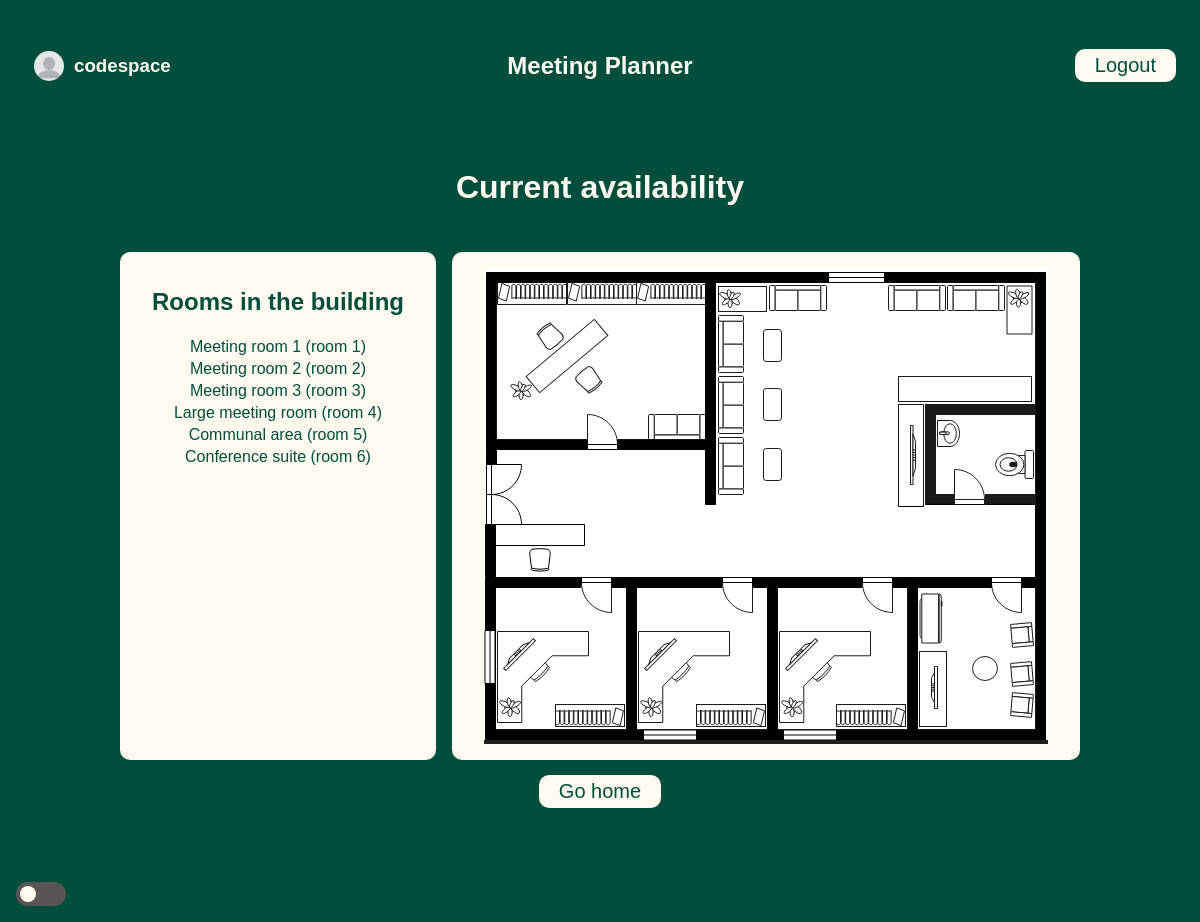
Page /meetings/rooms (signed in) on the committed database.
### meetings/models.py (models this page shows)
class Room(models.Model):
    name = models.CharField(max_length=50)
    floor = models.IntegerField()
    room_number = models.IntegerField()
    def __str__(self):
        return f"{self.name} (room  {self.room_number})"

### meetings/views.py (the view)
# urls.py: path("rooms", views.rooms_list, name="rooms"),
@login_required
def rooms_list(request):
    return render(request, "meetings/rooms.html", {"rooms": Room.objects.all()})

### templates/meetings/rooms.html (shortened to what this page needs)
{% extends "base.html" %}
{% load static %}
{% block extra_scripts %}
<link rel="stylesheet" href="{% static 'website/rooms.css' %}">
{% endblock %}
{% block content%}
<h1>Current availability</h1>
<div class="card">
    <div class="item rooms">
        <h2>Rooms in the building</h2>
        {% for room in rooms %}
        <p>{{room}}</p>
        {% endfor %}
    </div>
    <div class="item floorplan">
        <img src="{% static 'website/floorplan.png' %}" id="floorplan" alt="Flooplan" width="564" height="476">
    </div>
</div>
<p class="actions"><a href="{% url 'welcome' %}">Go home</a></p>
{%endblock%}

### templates/base.html (shortened to what this page needs)
{% load static %}
<!DOCTYPE html>
<html lang="en">
<head>
    <link rel="stylesheet" href="{% static 'website/style.css' %}">
</head>
{% block extra_scripts %}{% endblock %}
<body>
    {% if user.is_authenticated %}
    <nav class="header">
        <div class="name">
            <img src="{% static 'website/profile.jpg' %}" id="profile" alt="Profile icon">
            <h3>{{user.get_username}}</h3>
        </div>
        <h1 style="padding:0.5rem"> Meeting Planner</h1>
        <form method="post" action="{%url 'logout'%}">
            <button type="submit">Logout</button>
        </form>
    </nav>
    {%endif%}
    <div class="content">
        {% block content %}
        {% endblock%}
    </div>
    <div id="footer">
        <h1></h1>
    </div>
    <div id="mode">
        <label class="switch" for="darklight">
            <span class="slider round"></span>
        </label>
    </div>
</body>
</html>

### website/static/website/style.css (style rules this page uses)
:root { --main: #014e3c; --button: #cfe0d0; --light: #fffaf0; --dark: #206c5e; }
body { font-family:'Franklin Gothic Medium', 'Arial Narrow', Arial, sans-serif; color: var(--light); background-color: var(--main); margin: 0; display:flex; flex-direction: column; min-height: 100dvh; }
button { background-color: var(--light); border: none; color: var(--main); border-radius: 10px; padding: 5px 20px; font-size: 20px; }
h1 { padding: 1rem; }
a { text-decoration: none; font-weight: bold; color: var(--main); }
p { margin: 0; padding: 2px; }
.actions { display: flex; flex-direction: row; }
.actions a { margin: 5px; background-color: var(--light); color: var(--main); border-radius: 10px; padding: 5px 20px; font-size: 20px; font-weight: normal; }
.card { display: flex; flex-direction: row; color: var(--main); gap: 1rem; padding :0.5rem; }
.item { padding: 1rem 2rem; background-color: var(--light); color: var(--main); border-radius: 10px; display:flex; flex-direction: column; align-items: center; }
#mode { padding: 1rem; bottom: 0; align-items: center; position: fixed; }
#footer { padding:1rem; }
.switch { position: relative; display: inline-block; width: 50px; height: 24px; }
.slider { position: absolute; cursor: pointer; top: 0; left: 0; right: 0; bottom: 0; background-color: rgb(91, 84, 84); -webkit-transition: .4s; transition: .4s; }
.slider:before { position: absolute; content: ""; height: 16px; width: 16px; left: 4px; bottom: 4px; background-color: var(--light); -webkit-transition: .4s; transition: .4s; }
.slider.round { border-radius: 34px; }
.slider.round:before { border-radius: 50%; }
.header { display: grid; grid-template-columns: 1fr 1fr 1fr; padding: 1.5rem; align-items: center; }
.header > :first-child { justify-self: start; }
.header > :nth-child(2) { justify-self: center; }
.header > :last-child { justify-self: end; }
.name { display: flex; flex-direction: row; align-items: center; }
#profile { height: 30px; width: 30px; padding: 10px; border-radius: 100%; }
.content { display: flex; flex-direction: column; align-items: center; justify-content: center; height: 100%; flex-grow: 1; }

### website/static/website/rooms.css (style rules this page uses)
.floorplan { position: relative; width: 100%; }
#floorplan { display: block; }
.floorplan-overlay { position: absolute; width: 100%; height: 100%; display: block; fill: rgba(255, 255, 255, 0.1); }
.rooms h2 { width: max-content; }

### rows in the picture
Room: name+room_number "Meeting room 1 (room 1)"
Room: name+room_number "Meeting room 2 (room 2)"
Room: name+room_number "Meeting room 3 (room 3)"
Room: name+room_number "Large meeting room (room 4)"
Room: name+room_number "Communal area (room 5)"
Room: name+room_number "Conference suite (room 6)"

### other values in the picture
{{ user.get_username }} "codespace"
